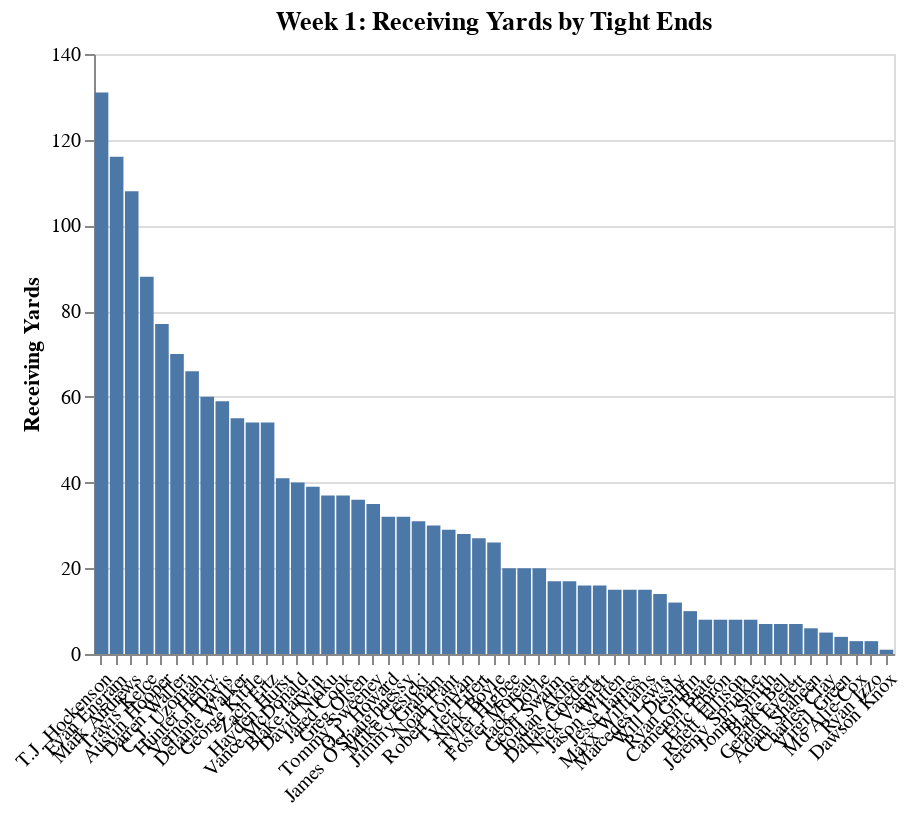

Notebook code for this chart:
### Code cell
chart

### Figure 1 — Vega-Lite specification as saved in the notebook (floating-point values rounded to 4 significant figures)
{"$schema": "https://vega.github.io/schema/vega-lite/v3.4.0.json", "config": {"background": "white", "mark": {"tooltip": null}, "view": {"height": 300, "width": 400}}, "data": {"name": "data-ab3aff318d0f9b16f5519f1e79c6fd4f"}, "datasets": {"data-ab3aff318d0f9b16f5519f1e79c6fd4f": [{"FantasyPoints": 23.1, "Player": "Evan Engram", "ReceivingYards": 116, "Receptions": 11, "Targets": 14, "Team": "NYG"}, {"FantasyPoints": 22.1, "Player": "T.J. Hockenson", "ReceivingYards": 131, "Receptions": 6, "Targets": 9, "Team": "DET"}, {"FantasyPoints": 20.8, "Player": "Mark Andrews", "ReceivingYards": 108, "Receptions": 8, "Targets": 8, "Team": "BAL"}, {"FantasyPoints": 20, "Player": "Delanie Walker", "ReceivingYards": 55, "Receptions": 5, "Targets": 6, "Team": "TEN"}, {"FantasyPoints": 13.9, "Player": "Vernon Davis", "ReceivingYards": 59, "Receptions": 4, "Targets": 7, "Team": "WAS"}, {"FantasyPoints": 12.2, "Player": "Austin Hooper", "ReceivingYards": 77, "Receptions": 9, "Targets": 9, "Team": "ATL"}, {"FantasyPoints": 11.7, "Player": "David Njoku", "ReceivingYards": 37, "Receptions": 4, "Targets": 6, "Team": "CLE"}, {"FantasyPoints": 11.4, "Player": "Blake Jarwin", "ReceivingYards": 39, "Receptions": 3, "Targets": 3, "Team": "DAL"}, {"FantasyPoints": 10.5, "Player": "Jimmy Graham", "ReceivingYards": 30, "Receptions": 3, "Targets": 6, "Team": "GB"}, {"FantasyPoints": 10.5, "Player": "Darren Waller", "ReceivingYards": 70, "Receptions": 7, "Targets": 8, "Team": "OAK"}, {"FantasyPoints": 10.3, "Player": "Travis Kelce", "ReceivingYards": 88, "Receptions": 3, "Targets": 8, "Team": "KC"}, {"FantasyPoints": 10, "Player": "Tyler Higbee", "ReceivingYards": 20, "Receptions": 4, "Targets": 5, "Team": "LAR"}, {"FantasyPoints": 9.4, "Player": "George Kittle", "ReceivingYards": 54, "Receptions": 8, "Targets": 10, "Team": "SF"}, {"FantasyPoints": 9, "Player": "Jason Witten", "ReceivingYards": 15, "Receptions": 3, "Targets": 4, "Team": "DAL"}, {"FantasyPoints": 8.6, "Player": "C.J. Uzomah", "ReceivingYards": 66, "Receptions": 4, "Targets": 5, "Team": "CIN"}, {"FantasyPoints": 8, "Player": "Hunter Henry", "ReceivingYards": 60, "Receptions": 4, "Targets": 5, "Team": "LAC"}, {"FantasyPoints": 7.9, "Player": "Zach Ertz", "ReceivingYards": 54, "Receptions": 5, "Targets": 7, "Team": "PHI"}, {"FantasyPoints": 5.6, "Player": "Hayden Hurst", "ReceivingYards": 41, "Receptions": 3, "Targets": 4, "Team": "BAL"}, {"FantasyPoints": 5.6, "Player": "Greg Olsen", "ReceivingYards": 36, "Receptions": 4, "Targets": 9, "Team": "CAR"}, {"FantasyPoints": 5.2, "Player": "Tyler Eifert", "ReceivingYards": 27, "Receptions": 5, "Targets": 6, "Team": "CIN"}, {"FantasyPoints": 5.2, "Player": "O.J. Howard", "ReceivingYards": 32, "Receptions": 4, "Targets": 5, "Team": "TB"}, {"FantasyPoints": 5.2, "Player": "James O'Shaughnessy", "ReceivingYards": 32, "Receptions": 4, "Targets": 5, "Team": "JAC"}, {"FantasyPoints": 5, "Player": "Vance McDonald", "ReceivingYards": 40, "Receptions": 2, "Targets": 4, "Team": "PIT"}, {"FantasyPoints": 4.7, "Player": "Jared Cook", "ReceivingYards": 37, "Receptions": 2, "Targets": 3, "Team": "NO"}, {"FantasyPoints": 4.5, "Player": "Tommy Sweeney", "ReceivingYards": 35, "Receptions": 2, "Targets": 2, "Team": "BUF"}, {"FantasyPoints": 4.1, "Player": "Nick Boyle", "ReceivingYards": 26, "Receptions": 3, "Targets": 3, "Team": "BAL"}, {"FantasyPoints": 4.1, "Player": "Mike Gesicki", "ReceivingYards": 31, "Receptions": 2, "Targets": 6, "Team": "MIA"}, {"FantasyPoints": 3.7, "Player": "Geoff Swaim", "ReceivingYards": 17, "Receptions": 4, "Targets": 4, "Team": "JAC"}, {"FantasyPoints": 3.4, "Player": "Noah Fant", "ReceivingYards": 29, "Receptions": 2, "Targets": 5, "Team": "DEN"}, {"FantasyPoints": 3.3, "Player": "Robert Tonyan", "ReceivingYards": 28, "Receptions": 1, "Targets": 1, "Team": "GB"}, {"FantasyPoints": 3, "Player": "Foster Moreau", "ReceivingYards": 20, "Receptions": 2, "Targets": 2, "Team": "OAK"}, {"FantasyPoints": 2.6, "Player": "Dallas Goedert", "ReceivingYards": 16, "Receptions": 2, "Targets": 3, "Team": "PHI"}, {"FantasyPoints": 2.6, "Player": "Nick Vannett", "ReceivingYards": 16, "Receptions": 2, "Targets": 2, "Team": "SEA"}, {"FantasyPoints": 2.5, "Player": "Jack Doyle", "ReceivingYards": 20, "Receptions": 1, "Targets": 2, "Team": "IND"}, {"FantasyPoints": 2.5, "Player": "Ryan Griffin", "ReceivingYards": 10, "Receptions": 3, "Targets": 4, "Team": "NYJ"}, {"FantasyPoints": 2.4, "Player": "Marcedes Lewis", "ReceivingYards": 14, "Receptions": 2, "Targets": 3, "Team": "GB"}, {"FantasyPoints": 2.2, "Player": "Jordan Akins", "ReceivingYards": 17, "Receptions": 1, "Targets": 2, "Team": "HOU"}, {"FantasyPoints": 2.2, "Player": "Jonnu Smith", "ReceivingYards": 7, "Receptions": 1, "Targets": 1, "Team": "TEN"}, {"FantasyPoints": 2, "Player": "Jesse James", "ReceivingYards": 15, "Receptions": 1, "Targets": 1, "Team": "DET"}, {"FantasyPoints": 2, "Player": "Maxx Williams", "ReceivingYards": 15, "Receptions": 1, "Targets": 1, "Team": "ARI"}, {"FantasyPoints": 1.8, "Player": "Cameron Brate", "ReceivingYards": 8, "Receptions": 2, "Targets": 2, "Team": "TB"}, {"FantasyPoints": 1.7, "Player": "Will Dissly", "ReceivingYards": 12, "Receptions": 1, "Targets": 2, "Team": "SEA"}, {"FantasyPoints": 1.3, "Player": "Eric Ebron", "ReceivingYards": 8, "Receptions": 1, "Targets": 3, "Team": "IND"}, {"FantasyPoints": 1.3, "Player": "Rhett Ellison", "ReceivingYards": 8, "Receptions": 1, "Targets": 2, "Team": "NYG"}, {"FantasyPoints": 1.3, "Player": "Jeremy Sprinkle", "ReceivingYards": 8, "Receptions": 1, "Targets": 1, "Team": "WAS"}, {"FantasyPoints": 1.2, "Player": "Blake Bell", "ReceivingYards": 7, "Receptions": 1, "Targets": 1, "Team": "KC"}, {"FantasyPoints": 1.2, "Player": "Gerald Everett", "ReceivingYards": 7, "Receptions": 1, "Targets": 1, "Team": "LAR"}, {"FantasyPoints": 1.1, "Player": "Adam Shaheen", "ReceivingYards": 6, "Receptions": 1, "Targets": 2, "Team": "CHI"}, {"FantasyPoints": 1, "Player": "Charles Clay", "ReceivingYards": 5, "Receptions": 1, "Targets": 1, "Team": "ARI"}, {"FantasyPoints": 0.9, "Player": "Virgil Green", "ReceivingYards": 4, "Receptions": 1, "Targets": 1, "Team": "LAC"}, {"FantasyPoints": 0.8, "Player": "Mo Alie-Cox", "ReceivingYards": 3, "Receptions": 1, "Targets": 1, "Team": "IND"}, {"FantasyPoints": 0.8, "Player": "Ryan Izzo", "ReceivingYards": 3, "Receptions": 1, "Targets": 2, "Team": "NE"}, {"FantasyPoints": 0.6, "Player": "Dawson Knox", "ReceivingYards": 1, "Receptions": 1, "Targets": 2, "Team": "BUF"}]}, "encoding": {"x": {"axis": {"labelAngle": -45, "title": ""}, "field": "Player", "sort": {"field": "ReceivingYards", "op": "sum", "order": "descending"}, "type": "nominal"}, "y": {"axis": {"title": "Receiving Yards"}, "field": "ReceivingYards", "type": "quantitative"}}, "mark": "bar", "title": "Week 1: Receiving Yards by Tight Ends"}
